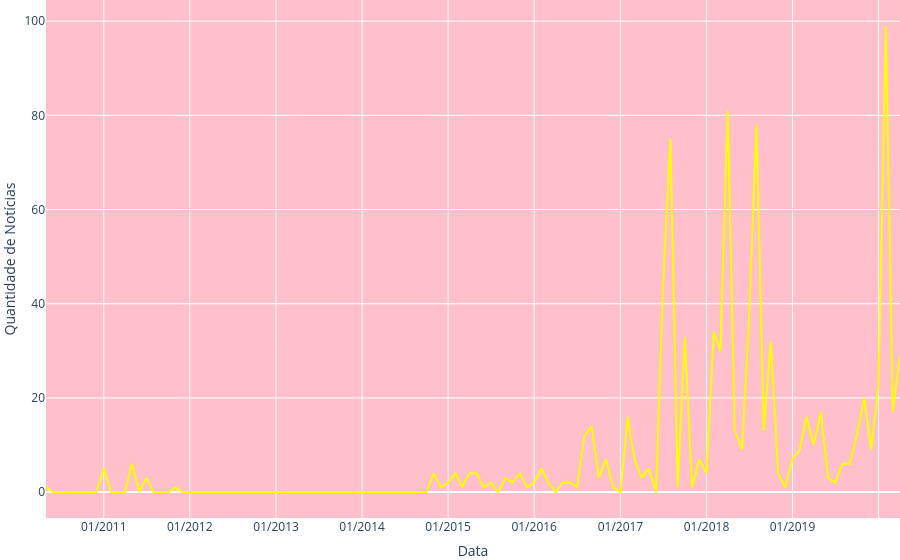

Notebook code cell kept with this figure:
### Markdown cell above
- number of news and top10 words by month

### Code cell
from pyspark.sql import functions as F
from pyspark.sql.window import Window
from pyspark.sql.functions import collect_list
import pandas as pd
import plotly.express as px

traducao_meses = {
    "January": "Janeiro", "February": "Fevereiro", "March": "Março",
    "April": "Abril", "May": "Maio", "June": "Junho",
    "July": "Julho", "August": "Agosto", "September": "Setembro",
    "October": "Outubro", "November": "Novembro", "December": "Dezembro"
}

news_by_month = (
    df_with_query
    .groupBy('timestamp')
    .agg(F.count('archive').alias('count_of_news'))
    .toPandas()
)

keywords_by_month = (
    df_with_query
    .select('*', F.explode('keywords'))
    .groupBy("timestamp", "key")
    .agg(F.sum("value").alias("key_mentions"))
    .filter(F.col("key") != query)
    .withColumn("rank", F.row_number().over(Window.partitionBy("timestamp").orderBy(F.desc("key_mentions"))))
    .filter(F.col("rank") <= 5)
    .groupBy("timestamp")
    .agg(collect_list("key").alias("top5_keywords"))
    .toPandas()
)



news_history = news_by_month.merge(keywords_by_month, on="timestamp", how="inner")
news_history["timestamp"] = pd.to_datetime(news_history["timestamp"].astype(str), format='%Y%m')

min_date = news_history["timestamp"].min()
max_date = news_history["timestamp"].max()
full_range = pd.date_range(start=min_date, end=max_date, freq='MS')

news_history = news_history.set_index("timestamp").reindex(full_range).fillna(0).reset_index()
news_history = news_history.rename(columns={"index": "timestamp"})
news_history = news_history.sort_values(by="timestamp")

news_history["data_formatada"] = news_history["timestamp"].dt.strftime("%B de %Y").replace(traducao_meses, regex=True)
news_history["top5_keywords"] = news_history["top5_keywords"].apply(
    lambda words: "-" if words == 0 else "<br>".join([f"{i+1}. {word}" for i, word in enumerate(words)])
)

print(news_history.columns)

# Create Plotly figure
fig = px.line(
    news_history,
    x="timestamp",
    y="count_of_news",
    line_shape="linear",
    custom_data=news_history[["data_formatada", "top5_keywords"]],
)

fig.update_traces(
    hovertemplate="<b>Data:</b> %{customdata[0]}<br>"
                  "<b>📊 Notícias:</b> %{y}<br>"
                  "<b>Top 5 Tópicos:</b><br>%{customdata[1]}"
)

fig.update_layout(
    xaxis_title="Data",
    yaxis_title="Quantidade de Notícias",
    paper_bgcolor="rgba(0,0,0,0)",
    plot_bgcolor="pink",
     margin=dict(t=0, b=0, l=0, r=0)
)

fig.update_traces(line=dict(color='rgb(255, 255, 0)'),
                  hoverlabel=dict(bgcolor='rgb(0, 255, 0)',
                                  font=dict(color='black')))


fig.update_xaxes(tickformat="%m/%Y")

# Show figure
fig.show()
